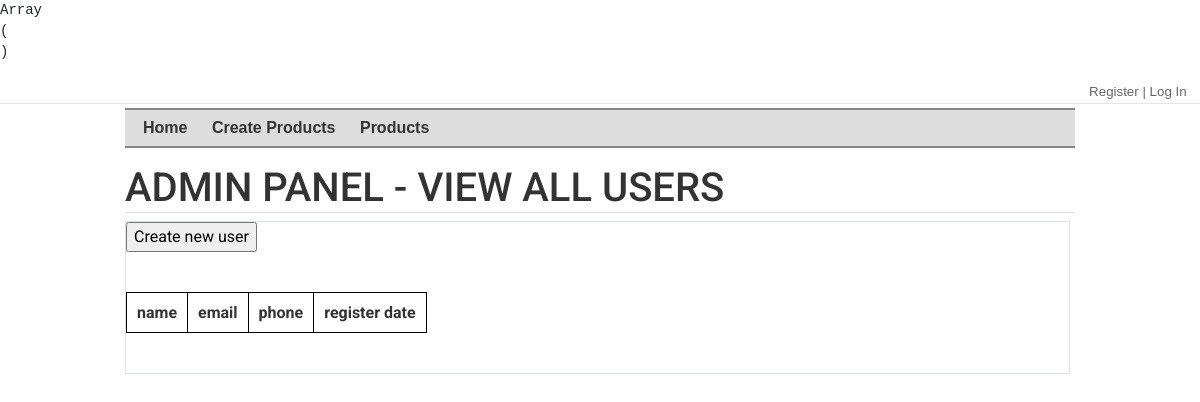
Page /admin/index.php on the earlier database version.
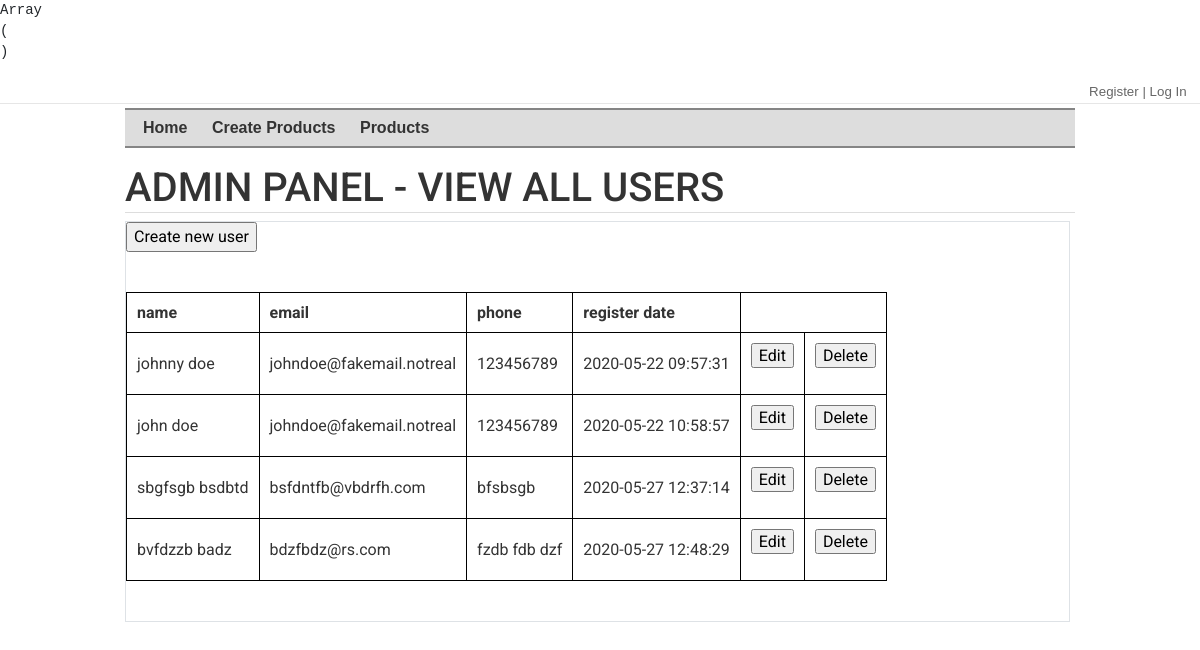
Same page on the later database version.
### tables this page shows
CREATE TABLE `users` (
  `id` int(9) NOT NULL,
  `first_name` varchar(60) NOT NULL,
  `last_name` varchar(60) NOT NULL,
  `email` varchar(150) NOT NULL,
  `password` varchar(60) NOT NULL,
  `phone` varchar(60) NOT NULL,
  `street` varchar(255) NOT NULL,
  `postal_code` varchar(255) NOT NULL,
  `city` varchar(90) NOT NULL,
  `country` varchar(90) NOT NULL,
  `register_date` timestamp NOT NULL DEFAULT CURRENT_TIMESTAMP
);

### public/admin/index.php (the view, shortened to what this page needs)
<?php
require('../../src/config.php');
require(SRC_PATH . 'dbconnect.php');
echo "<pre>";
print_r($_POST);
echo "</pre>";
try {
	$stmt = $dbconnect->query("SELECT * FROM users");
	$users = $stmt->fetchAll();
} catch (\PDOException $e) {
	throw new \PDOException($e->getMessage(), (int) $e->getCode());
}
?>
<?php include('layout/header.php'); ?>
	<div id="content">
		<h1>Admin Panel - View All Users</h1>
		<article class="border">
			<form action="register.php" method="GET">
				<input type="submit" name="" value="Create new user">
			</form>
			<table id="users_table">
				<thead>
					<tr>
						<th>name</th>
						<th>email</th>
						<th>phone</th>
						<th>register date</th>
					</tr>
				</thead>
				<tbody>
					<?php foreach ($users as $key => $user) { ?>
						<tr>
							<td><?=htmlentities($user['first_name']) . " " . htmlentities($user['last_name'])?></td>
							<td><?=htmlentities($user['email'])?></td>
							<td><?=htmlentities($user['phone'])?></td>
							<td><?=htmlentities($user['register_date'])?></td>
								<td>
								<form action="edit_user.php" method="GET">
									<input type="submit" value="Edit">
								</form>
								</td>
								<td>
								<form action="" method="POST">
									<input type="submit" name="deleteUserBtn" value="Delete">
								</form>
								</td>
						</tr>
					<?php } ?>
				</tbody>
			</table>
		</article>
	</div>
<?php include('layout/footer.php'); ?>

Differences in the rows shown:
added users: first_name "johnny", last_name "doe", email "johndoe@fakemail.notreal", phone "123456789", register_date "2020-05-22 09:57:31"
added users: first_name "john", last_name "doe", email "johndoe@fakemail.notreal", phone "123456789", register_date "2020-05-22 10:58:57"
added users: first_name "sbgfsgb", last_name "bsdbtd", email "bsfdntfb@vbdrfh.com", phone "bfsbsgb", register_date "2020-05-27 12:37:14"
added users: first_name "bvfdzzb", last_name "badz", email "bdzfbdz@rs.com", phone "fzdb fdb dzf", register_date "2020-05-27 12:48:29"
